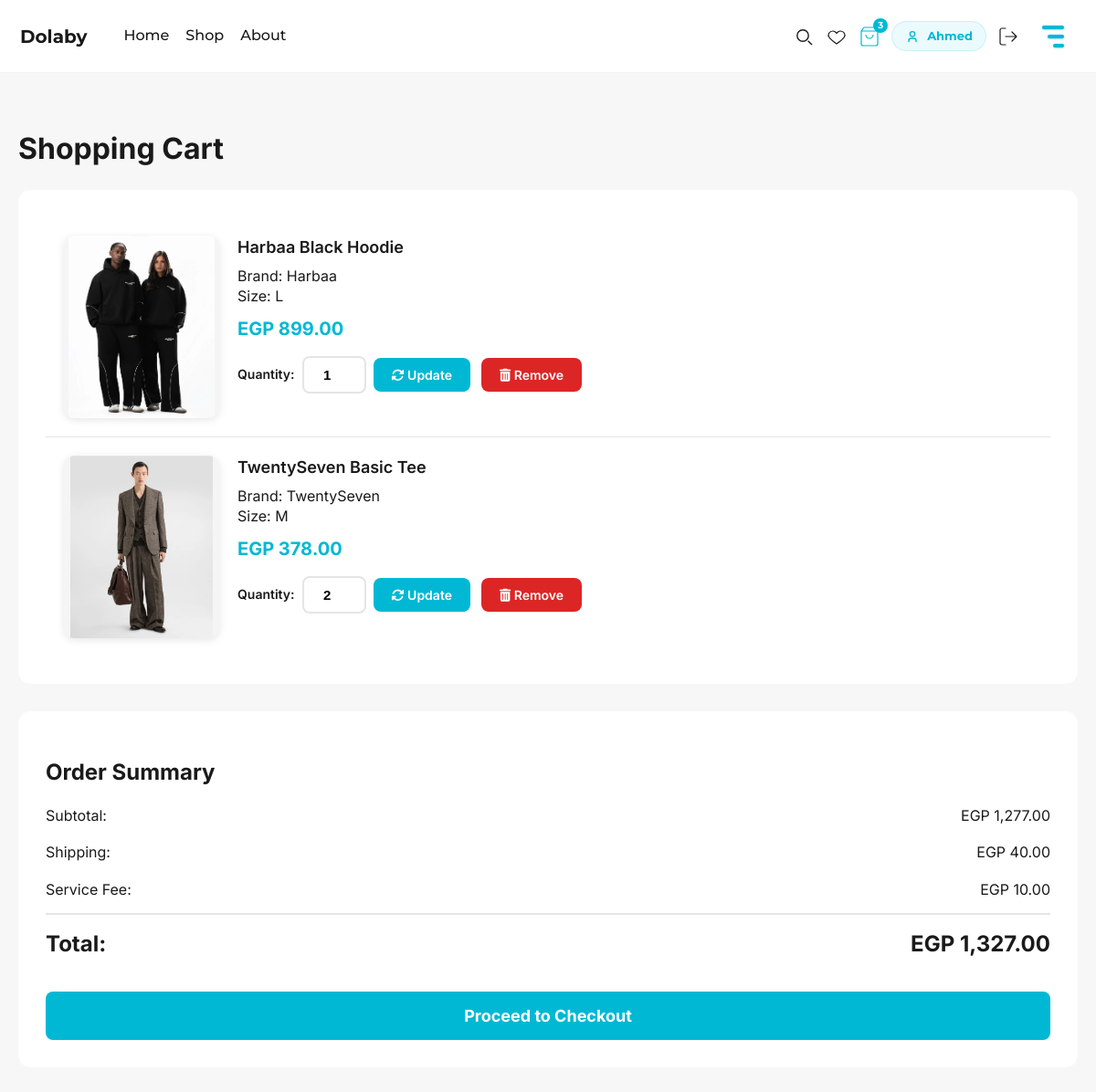
The app's page /php/cart.php (signed in) with its own data.
### tables this page shows
CREATE TABLE cart_items (
    cart_item_id INT PRIMARY KEY AUTO_INCREMENT,
    user_id INT NOT NULL,
    product_id INT NOT NULL,
    size VARCHAR(10) NOT NULL,
    quantity INT NOT NULL DEFAULT 1 CHECK (quantity > 0),
    created_at TIMESTAMP DEFAULT CURRENT_TIMESTAMP,
    updated_at TIMESTAMP DEFAULT CURRENT_TIMESTAMP ON UPDATE CURRENT_TIMESTAMP,
    FOREIGN KEY (user_id) REFERENCES users(user_id) ON DELETE CASCADE,
    FOREIGN KEY (product_id) REFERENCES products(product_id) ON DELETE CASCADE,
    UNIQUE KEY unique_user_product_size (user_id, product_id, size),
    INDEX idx_user_id (user_id),
    INDEX idx_product_id (product_id)
);

CREATE TABLE products (
    product_id INT PRIMARY KEY AUTO_INCREMENT,
    brand_id INT NOT NULL,
    category_id INT,
    product_name VARCHAR(255) NOT NULL,
    description TEXT,
    price DECIMAL(10, 2) NOT NULL,
    original_price DECIMAL(10, 2),  
    stock_quantity INT DEFAULT 0,
    in_stock BOOLEAN DEFAULT TRUE,
    on_sale BOOLEAN DEFAULT FALSE,
    is_new BOOLEAN DEFAULT FALSE,
    average_rating DECIMAL(3, 2) DEFAULT 0.00,
    total_reviews INT DEFAULT 0,
    sales_count INT DEFAULT 0,
    image_url VARCHAR(500),  
    created_at TIMESTAMP DEFAULT CURRENT_TIMESTAMP,
    updated_at TIMESTAMP DEFAULT CURRENT_TIMESTAMP ON UPDATE CURRENT_TIMESTAMP,
    FOREIGN KEY (brand_id) REFERENCES brands(brand_id) ON DELETE CASCADE,
    FOREIGN KEY (category_id) REFERENCES categories(category_id) ON DELETE SET NULL,
    INDEX idx_brand_id (brand_id),
    INDEX idx_category_id (category_id),
    INDEX idx_in_stock (in_stock),
    INDEX idx_on_sale (on_sale),
    INDEX idx_is_new (is_new),
    INDEX idx_price (price),
    INDEX idx_sales_count (sales_count),
    FULLTEXT idx_search (product_name, description)
);

CREATE TABLE brands (
    brand_id INT PRIMARY KEY AUTO_INCREMENT,
    brand_name VARCHAR(100) NOT NULL UNIQUE,
    brand_logo VARCHAR(255),
    description TEXT,
    created_at TIMESTAMP DEFAULT CURRENT_TIMESTAMP,
    updated_at TIMESTAMP DEFAULT CURRENT_TIMESTAMP ON UPDATE CURRENT_TIMESTAMP,
    INDEX idx_brand_name (brand_name)
);

### includes.php (called while the page is built, shortened)
<?php
if (!class_exists('Database')) {
class Database
{
    public static function connect(): PDO
    {
        $dsn = sprintf(
            'mysql:host=%s;port=%s;dbname=%s;charset=utf8mb4',
            DB_HOST,
            DB_PORT,
            DB_NAME
        );
        $pdo = new PDO($dsn, DB_USER, DB_PASS, [
            PDO::ATTR_ERRMODE => PDO::ERRMODE_EXCEPTION,
            PDO::ATTR_DEFAULT_FETCH_MODE => PDO::FETCH_ASSOC,
            PDO::ATTR_EMULATE_PREPARES => false
        ]);
        return $pdo;
    }
}
}
if (!class_exists('ProductRepository')) {
class ProductRepository
{
    private $pdo;
    public function __construct()
    {
        $this->pdo = Database::connect();
    }
    private function mapImageUrl(string $productName, int $productId, string $defaultUrl): string
    {
        $availableImages = [
            '/assets/images/shop/Harbaa.png',
            '/assets/images/shop/HarbaaJacket.png',
            '/assets/images/shop/HarbaaSet.png',
            '/assets/images/shop/Zedzee.png',
            '/assets/images/shop/spiral.png',
            '/assets/images/shop/CieloDenim.png',
            '/assets/images/shop/Basic Hoodie.png',
            '/assets/images/shop/knit crewneck.Png',
            '/assets/images/shop/1.png',
            '/assets/images/shop/3.png',
            '/assets/images/shop/5.png',
            '/assets/images/shop/6.png',
            '/assets/images/shop/8.png',
            '/assets/images/shop/9.png',
            '/assets/images/shop/10.png',
            '/assets/images/shop/21.png',
            '/assets/images/shop/55.png',
            '/assets/images/shop/89.png',
            '/assets/images/shop/98.png',
            '/assets/images/shop/102.png',
            '/assets/images/shop/103.png',
            '/assets/images/shop/877.png',
        ];
        $specificMap = [
            'Harbaa Black Hoodie' => '/assets/images/shop/Harbaa.png',
            'Harbaa Pink Hoodie' => '/assets/images/shop/1.png',
            'Harbaa Oversized Tee White' => '/assets/images/shop/3.png',
            'Harbaa Oversized Tee Black' => '/assets/images/shop/5.png',
            'ZedZee Urban Hoodie' => '/assets/images/shop/Zedzee.png',
            'ZedZee Streetwear Tee' => '/assets/images/shop/6.png',
            'ZedZee Puffer Jacket' => '/assets/images/shop/8.png',
            'Spiral Knitwear Top' => '/assets/images/shop/spiral.png',
            'Spiral Hoodie Black' => '/assets/images/shop/9.png',
            'Cielo Denim Jacket' => '/assets/images/shop/CieloDenim.png',
            'Cielo Blue Jeans' => '/assets/images/shop/10.png',
            'Cielo Knit Sweater' => '/assets/images/shop/21.png',
            'Cielo Soft Hoodie' => '/assets/images/shop/55.png',
            'TwentySeven Crewneck Grey' => '/assets/images/shop/Basic Hoodie.png',
            'TwentySeven Basic Tee' => '/assets/images/shop/89.png',
            'TwentySeven Joggers Set' => '/assets/images/shop/98.png',
            'Asili Tribal Tee' => '/assets/images/shop/102.png',
            'Asili Tribal Hoodie' => '/assets/images/shop/103.png',
            'Mavin Zip Jacket' => '/assets/images/shop/877.png',
            'Mavin Crewneck Beige' => '/assets/images/shop/knit crewneck.Png',
        ];
        $matchedKey = '';
        $matchedImage = '';
        foreach ($specificMap as $key => $image) {
            if (stripos($productName, $key) === 0 || $productName === $key) {
                if (strlen($key) > strlen($matchedKey)) {
                    $matchedKey = $key;
                    $matchedImage = $image;
                }
            }
        }
        if ($matchedImage) {
            return $matchedImage;
        }
        $imageIndex = ($productId - 1) % count($availableImages);
        return $availableImages[$imageIndex];
    }
    public function findById(int $id): ?array
    {
        $sql = "SELECT p.product_id AS id, p.product_name AS name, b.brand_name AS brand, c.category_name AS category, p.price, p.original_price, p.stock_quantity AS stock, p.is_new, p.on_sale AS is_on_sale, p.average_rating AS rating, p.image_url, p.description, p.total_reviews FROM products p LEFT JOIN brands b ON p.brand_id = b.brand_id LEFT JOIN categories c ON p.category_id = c.category_id WHERE p.product_id = :id";
        $stmt = $this->pdo->prepare($sql);
        $stmt->execute(['id' => $id]);
        $result = $stmt->fetch();
        if ($result) {
            $result['image_url'] = $this->mapImageUrl($result['name'], $result['id'], $result['image_url']);
        }
        return $result ?: null;
    }
}
}
if (!class_exists('CartRepository')) {
class CartRepository
{
    private $pdo;
    public function __construct()
    {
        $this->pdo = Database::connect();
    }
    public function getCartByUserId(int $userId): array
    {
        $sql = "SELECT ci.cart_item_id, ci.product_id, ci.size, ci.quantity, p.product_name AS name, p.price, p.original_price, p.image_url, b.brand_name AS brand FROM cart_items ci JOIN products p ON ci.product_id = p.product_id LEFT JOIN brands b ON p.brand_id = b.brand_id WHERE ci.user_id = :user_id ORDER BY ci.created_at DESC";
        $stmt = $this->pdo->prepare($sql);
        $stmt->execute(['user_id' => $userId]);
        return $stmt->fetchAll();
    }
}
}
if (!class_exists('CartService')) {
class CartService
{
    private $cartRepository;
    private $productRepository;
    public function __construct()
    {
        $this->cartRepository = new CartRepository();
        $this->productRepository = new ProductRepository();
    }
    public function getCart(int $userId): array
    {
        $items = $this->cartRepository->getCartByUserId($userId);
        $subtotal = 0;
        foreach ($items as &$item) {
            $price = $item['original_price'] ?? $item['price'];
            $item['line_total'] = $price * $item['quantity'];
            $subtotal += $item['line_total'];
            $product = $this->productRepository->findById($item['product_id']);
        }
        return [
            'items' => $items,
            'subtotal' => $subtotal,
            'shipping' => 40.00,
            'service_fee' => 10.00,
            'total' => $subtotal + 40.00 + 10.00
        ];
    }
}
}

### php/cart.php (the view, shortened to what this page needs)
<?php
require_once __DIR__ . '/../includes.php';
require_once __DIR__ . '/../header_functions.php';
$cartService = new CartService();
$cart = $cartService->getCart($_SESSION['user_id']);
renderHeader();
?>
<div class="cart-container">
    <h1>Shopping Cart</h1>
    <?php if (empty($cart['items'])): ?>
        <div class="cart-items">
            <p>Your cart is empty.</p>
            <a href="<?= BASE_URL ?>/shop">Continue Shopping</a>
        </div>
    <?php else: ?>
        <div class="cart-items">
            <?php foreach ($cart['items'] as $item): ?>
                <div class="cart-item">
                    <div class="cart-item-image-wrapper">
                        <img src="<?= BASE_URL ?><?= htmlspecialchars($item['image_url']) ?>" alt="<?= htmlspecialchars($item['name']) ?>" onerror="this.src='<?= BASE_URL ?>/assets/images/shop/Harbaa.png'">
                    </div>
                    <div class="cart-item-info">
                        <div class="cart-item-name"><?= htmlspecialchars($item['name']) ?></div>
                        <div>Brand: <?= htmlspecialchars($item['brand']) ?></div>
                        <div>Size: <?= htmlspecialchars($item['size']) ?></div>
                        <div class="cart-item-price">EGP <?= number_format($item['line_total'], 2) ?></div>
                        <div style="display: flex; align-items: center; gap: 12px; margin-top: 16px; flex-wrap: wrap;">
                            <form method="POST" action="<?= BASE_URL ?>/cart/update" style="display: flex; align-items: center; gap: 8px;">
                                <label style="font-size: 14px; font-weight: 600; color: var(--dark);">Quantity:</label>
                                <input type="number"
                                       name="quantity"
                                       value="<?= $item['quantity'] ?>"
                                       min="1"
                                       style="width: 70px; padding: 10px 12px; border: 2px solid var(--divider); border-radius: 8px; font-size: 15px; font-weight: 600; text-align: center; transition: all 0.3s ease;"
                                       onfocus="this.style.borderColor='var(--teal-600)'; this.style.boxShadow='0 0 0 3px rgba(0, 184, 212, 0.1)';"
                                       onblur="this.style.borderColor='var(--divider)'; this.style.boxShadow='none';">
                                <button type="submit"
                                        style="padding: 10px 20px; background: var(--teal-600); color: white; border: none; border-radius: 8px; font-size: 14px; font-weight: 600; cursor: pointer; transition: all 0.3s ease;"
                                        onmouseover="this.style.background='#00aebc'; this.style.transform='translateY(-2px)';"
                                        onmouseout="this.style.background='var(--teal-600)'; this.style.transform='translateY(0)';">
                                    <i class="fas fa-sync-alt"></i> Update
                                </button>
                            </form>
                            <form method="POST" action="<?= BASE_URL ?>/cart/remove" style="display: inline;">
                                <button type="submit"
                                        style="padding: 10px 20px; background: #dc2626; color: white; border: none; border-radius: 8px; font-size: 14px; font-weight: 600; cursor: pointer; transition: all 0.3s ease;"
                                        onmouseover="this.style.background='#b91c1c'; this.style.transform='translateY(-2px)';"
                                        onmouseout="this.style.background='#dc2626'; this.style.transform='translateY(0)';"
                                        onclick="return confirm('Are you sure you want to remove this item from your cart?');">
                                    <i class="fas fa-trash-alt"></i> Remove
                                </button>
                            </form>
                        </div>
                    </div>
                </div>
            <?php endforeach; ?>
        </div>
        <div class="cart-summary">
            <h2>Order Summary</h2>
            <div class="summary-row">
                <span>Subtotal:</span>
                <span>EGP <?= number_format($cart['subtotal'], 2) ?></span>
            </div>
            <div class="summary-row">
                <span>Shipping:</span>
                <span>EGP <?= number_format($cart['shipping'], 2) ?></span>
            </div>
            <div class="summary-row">
                <span>Service Fee:</span>
                <span>EGP <?= number_format($cart['service_fee'], 2) ?></span>
            </div>
            <div class="summary-row summary-total">
                <span>Total:</span>
                <span>EGP <?= number_format($cart['total'], 2) ?></span>
            </div>
            <a href="<?= BASE_URL ?>/checkout">
                <button class="checkout-btn">Proceed to Checkout</button>
            </a>
        </div>
    <?php endif; ?>
</div>
</body>
</html>

### records on screen
cart_items: shows a picture, product.product_name "Harbaa Black Hoodie", brands.brand_name "Harbaa", size "L", line_total "899.00", quantity "1"
cart_items: shows a picture, product.product_name "TwentySeven Basic Tee", brands.brand_name "TwentySeven", size "M", line_total "378.00", quantity "2"

### other values on screen
$cartCount "3"
explode(' ', trim($_SESSION['user_name']))[0] "Ahmed"
$cart['subtotal'] "1,277.00"
$cart['shipping'] "40.00"
$cart['service_fee'] "10.00"
$cart['total'] "1,327.00"
